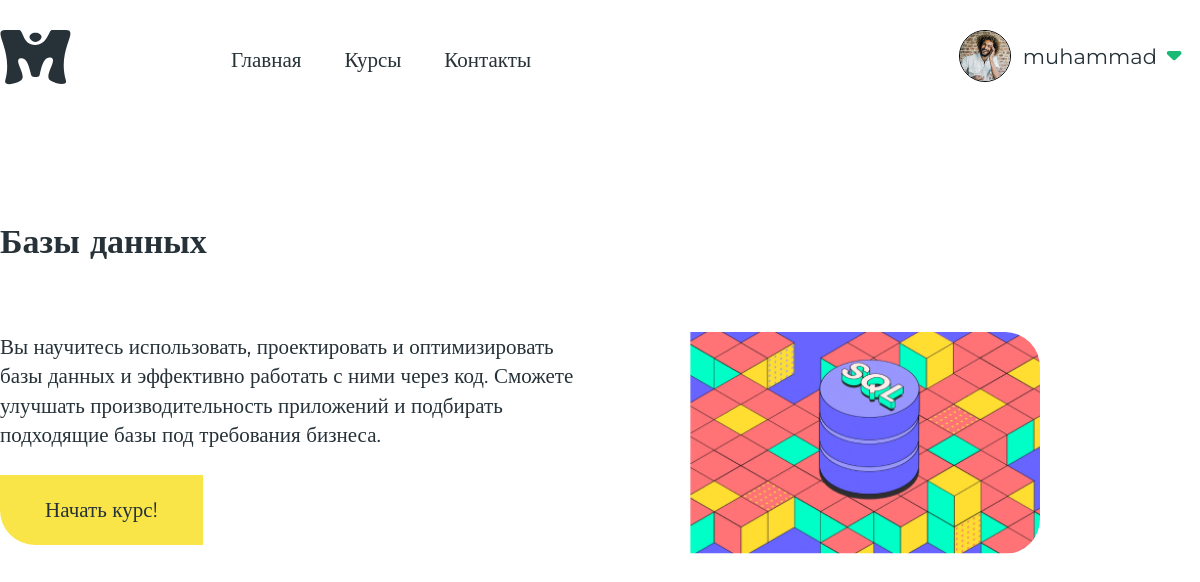
The app's page /courses/course/1 (signed in) with its own data.
### courses/models.py (models this page shows, shortened)
class Course(models.Model):
    title = models.CharField(max_length=100, help_text="Введите название курса", verbose_name="Название")
    desc = models.TextField(max_length=1000, help_text="Введите описание курса", verbose_name="Описание")
    img = models.TextField(max_length=100, default="default.png", help_text="Укажите путь к фотографии", verbose_name="Фотография")
    class Meta:
        permissions = (("can_mark_returned", "Set course as returned"),)

### courses/views.py (the view)
# urls.py: url(r'^course/(?P<pk>\d+)$', views.CourseDetailView.as_view(), name='course-detail'),
class CourseDetailView(generic.DetailView):
    model = Course

### courses/templates/courses/course_detail.html
{% extends "head.html" %}
{% block content %}
    <section class="section section__course__wrap">
        <div class="container">
            <div class="section__course section__course-detail">
                <div class="scourse__top">
                    <h1 class="h1 scourse__title">{{course.title}}</h1>
                </div>
                <div class="scourse__bottom">
                    <div class="scourse__left">
                        <p class="text">
                            {{course.desc}}
                        </p>
                        <a href="{% url 'cards' course.id %}" class="button course__link">Начать курс!</a>
                    </div>
                    <div class="scourse__right courseDetail__image">
                        {% load static %}
                        <img src="{% static course.img %}" alt="">
                    </div>
                </div>
            </div>
        </div>
    </section>
{% endblock %}

### courses/templates/head.html (shortened to what this page needs)
<!DOCTYPE html>
<html lang="ru">
<head>
    {% load static %}
    <link rel="stylesheet" href="{% static 'css/style.css' %}">
</head>
<body>
    {% block header%}
        <header class="header-wrap header-light">
            <div class="container">
                <div class="header">
                    <div class="header__left">
                        <div class="logo">
                        </div>
                        <ul class="header__menu">
                            <li><a class="link" href="{% url 'index' %}">Главная</a></li>
                            <li><a class="link" href="{% url 'courses' %}">Курсы</a></li>
                            <li><a class="link" href="{% url 'logout'%}?next={{request.path}}">Контакты</a></li>
                        </ul>
                    </div>
                    <div class="header__right">
                        {% if user.is_authenticated %}
                            <div class="header__user">
                                <a href="" class="link header__profilelink">
                                    <div class="user__img">
                                        {% load static %}
                                        <img src="{% static 'images/ava.png' %}" alt="">
                                    </div>
                                    <div class="user__name">
                                        {{ user.get_username }}
                                    </div>
                                    <svg class="icondown" width="16" height="10" viewBox="0 0 16 10" fill="none" xmlns="http://www.w3.org/2000/svg">
                                        <path d="M13.5 0H2.82843C1.04662 0 0.15428 2.15428 1.41421 3.41421L6.61986 8.61986C7.38747 9.38747 8.62728 9.40259 9.41338 8.65392L14.8793 3.44828C16.1867 2.20316 15.3054 0 13.5 0Z" fill="#17B975"/>
                                    </svg>
                                </a>
                            </div>
                        {% else %}
                            <a class="link" href="{% url 'login'%}?next={{request.path}}" class="user__name">Войти</a>
                        {% endif%}
                    </div>
                </div>
            </div>
        </header>
    {% endblock %}
    <main>
        {% block content%}{% endblock %}
    </main>
    {% load static %}
</body>
</html>

### courses/static/css/style.css (style rules this page uses)
body { margin: 0; box-sizing: border-box; --grey: #97999F; --asphalt: #455A64; --darkgrey: #263238; --yellow: #F9E547; --green: #17B975; color: var(--darkgrey); font-family: 'Montserrat'; font-size: 21px; display: flex; flex-direction: column; align-items: center; }
.container { width: 1200px; }
h1, h2, h3, h4, h5, h6, p, ul { margin: 0; padding: 0; }
a { text-decoration: none; color: inherit; }
ul { list-style: none; }
.button { height: 70px; display: flex; align-items: center; justify-content: center; padding-left: 45px; width: fit-content; padding-right: 45px; background-color: var(--yellow); border-radius: 50px; transition: 0.3s ease; }
.h1 { font-size: 34px; font-weight: 900; }
.link { transition: 0.3s ease; }
.header-wrap { background-color: var(--darkgrey); display: flex; height: 120px; width: 100%; display: flex; justify-content: center; align-items: center; color: white; position: fixed; top: 0; transition: 0.3s ease; }
.header { display: flex; justify-content: space-between; align-items: center; }
.header__left { display: flex; align-items: center; }
.header__menu { display: flex; margin-left: 160px; }
.header__menu li { margin-right: 43px; }
.user__img { height: 50px; width: 50px; border-radius: 100%; border: 1px solid black; }
.user__img img { width: 100%; height: 100%; }
.user__name { margin-right: 9px; margin-left: 12px; }
.header__right { position: relative; }
.header__user { border-radius: 0 0 35px 35px; padding-left: 18px; padding-right: 18px; position: absolute; top: -60px; padding-top: 30px; right: 0; min-width: 170px; transition: 0.3s ease background-color; }
.header__profilelink { display: flex; position: relative; z-index: 5; align-items: center; }
.header-light { color: var(--darkgrey); background-color: #fff; }
.section { width: 100%; }
main { margin-top: 120px; width: 100%; }
.section__course__wrap { margin-top: 100px; padding-bottom: 100px; }
.section__course { display: flex; flex-direction: column; }
.scourse__top { margin-bottom: 55px; display: flex; justify-content: space-between; align-items: center; }
.course__link { border-radius: 0 0 0 35px; }
.section__course-detail .scourse__top { margin-bottom: 70px; }
.section__course-detail .scourse__bottom { display: flex; align-items: stretch; }
.scourse__left { width: 590px; }
.text { margin-bottom: 25px; font-size: 21px; line-height: 140%; }
.courseDetail__image { border-radius: 0 35px 35px 0; overflow: hidden; min-width: 350px; margin-left: 100px; min-height: 100%; }
.courseDetail__image img { height: 100%; }
.section { display: flex; justify-content: center; }

### records on screen
Course: title "Базы данных", desc "Вы научитесь использовать, проектировать и оптимизировать базы данных и эффективно работать с ними через код. Сможете улучшать производительность приложений и подбирать подходящие базы под требования бизнеса.", img (picture)

### other values on screen
{{ user.get_username }} "muhammad"
